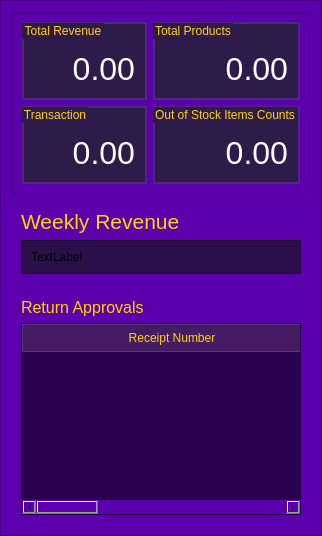
          <widget class="QFrame" name="frame_3">
           <property name="palette">
            <palette>
             <active>
              <colorrole role="WindowText">
               <brush brushstyle="SolidPattern">
                <color alpha="255">
                 <red>255</red>
                 <green>255</green>
                 <blue>255</blue>
                </color>
               </brush>
              </colorrole>
              <colorrole role="Button">
               <brush brushstyle="SolidPattern">
                <color alpha="255">
                 <red>92</red>
                 <green>0</green>
                 <blue>173</blue>
                </color>
               </brush>
              </colorrole>
              <colorrole role="Light">
               <brush brushstyle="SolidPattern">
                <color alpha="255">
                 <red>63</red>
                 <green>0</green>
                 <blue>117</blue>
                </color>
               </brush>
              </colorrole>
              <colorrole role="Midlight">
               <brush brushstyle="SolidPattern">
                <color alpha="255">
                 <red>52</red>
                 <green>0</green>
                 <blue>97</blue>
                </color>
               </brush>
              </colorrole>
              <colorrole role="Dark">
               <brush brushstyle="SolidPattern">
                <color alpha="255">
                 <red>21</red>
                 <green>0</green>
                 <blue>39</blue>
                </color>
               </brush>
              </colorrole>
              <colorrole role="Mid">
               <brush brushstyle="SolidPattern">
                <color alpha="255">
                 <red>28</red>
                 <green>0</green>
                 <blue>52</blue>
                </color>
               </brush>
              </colorrole>
              <colorrole role="Text">
               <brush brushstyle="SolidPattern">
                <color alpha="255">
                 <red>255</red>
                 <green>255</green>
                 <blue>255</blue>
                </color>
               </brush>
              </colorrole>
              <colorrole role="BrightText">
               <brush brushstyle="SolidPattern">
                <color alpha="255">
                 <red>255</red>
                 <green>255</green>
                 <blue>255</blue>
                </color>
               </brush>
              </colorrole>
              <colorrole role="ButtonText">
               <brush brushstyle="SolidPattern">
                <color alpha="255">
                 <red>255</red>
                 <green>255</green>
                 <blue>255</blue>
                </color>
               </brush>
              </colorrole>
              <colorrole role="Base">
               <brush brushstyle="SolidPattern">
                <color alpha="255">
                 <red>92</red>
                 <green>0</green>
                 <blue>173</blue>
                </color>
               </brush>
              </colorrole>
              <colorrole role="Window">
               <brush brushstyle="SolidPattern">
                <color alpha="255">
                 <red>92</red>
                 <green>0</green>
                 <blue>173</blue>
                </color>
               </brush>
              </colorrole>
              <colorrole role="Shadow">
               <brush brushstyle="SolidPattern">
                <color alpha="255">
                 <red>0</red>
                 <green>0</green>
                 <blue>0</blue>
                </color>
               </brush>
              </colorrole>
              <colorrole role="AlternateBase">
               <brush brushstyle="SolidPattern">
                <color alpha="255">
                 <red>21</red>
                 <green>0</green>
                 <blue>39</blue>
                </color>
               </brush>
              </colorrole>
              <colorrole role="ToolTipBase">
               <brush brushstyle="SolidPattern">
                <color alpha="255">
                 <red>255</red>
                 <green>255</green>
                 <blue>220</blue>
                </color>
               </brush>
              </colorrole>
              <colorrole role="ToolTipText">
               <brush brushstyle="SolidPattern">
                <color alpha="255">
                 <red>0</red>
                 <green>0</green>
                 <blue>0</blue>
                </color>
               </brush>
              </colorrole>
              <colorrole role="PlaceholderText">
               <brush brushstyle="SolidPattern">
                <color alpha="127">
                 <red>255</red>
                 <green>255</green>
                 <blue>255</blue>
                </color>
               </brush>
              </colorrole>
              <colorrole role="Accent">
               <brush brushstyle="SolidPattern">
                <color alpha="255">
                 <red>0</red>
                 <green>0</green>
                 <blue>0</blue>
                </color>
               </brush>
              </colorrole>
             </active>
             <inactive>
              <colorrole role="WindowText">
               <brush brushstyle="SolidPattern">
                <color alpha="255">
                 <red>255</red>
                 <green>255</green>
                 <blue>255</blue>
                </color>
               </brush>
              </colorrole>
              <colorrole role="Button">
               <brush brushstyle="SolidPattern">
                <color alpha="255">
                 <red>92</red>
                 <green>0</green>
                 <blue>173</blue>
                </color>
               </brush>
              </colorrole>
              <colorrole role="Light">
               <brush brushstyle="SolidPattern">
                <color alpha="255">
                 <red>63</red>
                 <green>0</green>
                 <blue>117</blue>
                </color>
               </brush>
              </colorrole>
              <colorrole role="Midlight">
               <brush brushstyle="SolidPattern">
                <color alpha="255">
                 <red>52</red>
                 <green>0</green>
                 <blue>97</blue>
                </color>
               </brush>
              </colorrole>
              <colorrole role="Dark">
               <brush brushstyle="SolidPattern">
                <color alpha="255">
                 <red>21</red>
                 <green>0</green>
                 <blue>39</blue>
                </color>
               </brush>
              </colorrole>
              <colorrole role="Mid">
               <brush brushstyle="SolidPattern">
                <color alpha="255">
                 <red>28</red>
                 <green>0</green>
                 <blue>52</blue>
                </color>
               </brush>
              </colorrole>
              <colorrole role="Text">
               <brush brushstyle="SolidPattern">
                <color alpha="255">
                 <red>255</red>
                 <green>255</green>
                 <blue>255</blue>
                </color>
               </brush>
              </colorrole>
              <colorrole role="BrightText">
               <brush brushstyle="SolidPattern">
                <color alpha="255">
                 <red>255</red>
                 <green>255</green>
                 <blue>255</blue>
                </color>
               </brush>
              </colorrole>
              <colorrole role="ButtonText">
               <brush brushstyle="SolidPattern">
                <color alpha="255">
                 <red>255</red>
                 <green>255</green>
                 <blue>255</blue>
                </color>
               </brush>
              </colorrole>
              <colorrole role="Base">
               <brush brushstyle="SolidPattern">
                <color alpha="255">
                 <red>92</red>
                 <green>0</green>
                 <blue>173</blue>
                </color>
               </brush>
              </colorrole>
              <colorrole role="Window">
               <brush brushstyle="SolidPattern">
                <color alpha="255">
                 <red>92</red>
                 <green>0</green>
                 <blue>173</blue>
                </color>
               </brush>
              </colorrole>
              <colorrole role="Shadow">
               <brush brushstyle="SolidPattern">
                <color alpha="255">
                 <red>0</red>
                 <green>0</green>
                 <blue>0</blue>
                </color>
               </brush>
              </colorrole>
              <colorrole role="AlternateBase">
               <brush brushstyle="SolidPattern">
                <color alpha="255">
                 <red>21</red>
                 <green>0</green>
                 <blue>39</blue>
                </color>
               </brush>
              </colorrole>
              <colorrole role="ToolTipBase">
               <brush brushstyle="SolidPattern">
                <color alpha="255">
                 <red>255</red>
                 <green>255</green>
                 <blue>220</blue>
                </color>
               </brush>
              </colorrole>
              <colorrole role="ToolTipText">
               <brush brushstyle="SolidPattern">
                <color alpha="255">
                 <red>0</red>
                 <green>0</green>
                 <blue>0</blue>
                </color>
               </brush>
              </colorrole>
              <colorrole role="PlaceholderText">
               <brush brushstyle="SolidPattern">
                <color alpha="127">
                 <red>255</red>
                 <green>255</green>
                 <blue>255</blue>
                </color>
               </brush>
              </colorrole>
              <colorrole role="Accent">
               <brush brushstyle="SolidPattern">
                <color alpha="255">
                 <red>0</red>
                 <green>0</green>
                 <blue>0</blue>
                </color>
               </brush>
              </colorrole>
             </inactive>
             <disabled>
              <colorrole role="WindowText">
               <brush brushstyle="SolidPattern">
                <color alpha="255">
                 <red>21</red>
                 <green>0</green>
                 <blue>39</blue>
                </color>
               </brush>
              </colorrole>
              <colorrole role="Button">
               <brush brushstyle="SolidPattern">
                <color alpha="255">
                 <red>92</red>
                 <green>0</green>
                 <blue>173</blue>
                </color>
               </brush>
              </colorrole>
              <colorrole role="Light">
               <brush brushstyle="SolidPattern">
                <color alpha="255">
                 <red>63</red>
                 <green>0</green>
                 <blue>117</blue>
                </color>
               </brush>
              </colorrole>
              <colorrole role="Midlight">
               <brush brushstyle="SolidPattern">
                <color alpha="255">
                 <red>52</red>
                 <green>0</green>
                 <blue>97</blue>
                </color>
               </brush>
              </colorrole>
              <colorrole role="Dark">
               <brush brushstyle="SolidPattern">
                <color alpha="255">
                 <red>21</red>
                 <green>0</green>
                 <blue>39</blue>
                </color>
               </brush>
              </colorrole>
              <colorrole role="Mid">
               <brush brushstyle="SolidPattern">
                <color alpha="255">
                 <red>28</red>
                 <green>0</green>
                 <blue>52</blue>
                </color>
               </brush>
              </colorrole>
              <colorrole role="Text">
               <brush brushstyle="SolidPattern">
                <color alpha="255">
                 <red>21</red>
                 <green>0</green>
                 <blue>39</blue>
                </color>
               </brush>
              </colorrole>
              <colorrole role="BrightText">
               <brush brushstyle="SolidPattern">
                <color alpha="255">
                 <red>255</red>
                 <green>255</green>
                 <blue>255</blue>
                </color>
               </brush>
              </colorrole>
              <colorrole role="ButtonText">
               <brush brushstyle="SolidPattern">
                <color alpha="255">
                 <red>21</red>
                 <green>0</green>
                 <blue>39</blue>
                </color>
               </brush>
              </colorrole>
              <colorrole role="Base">
               <brush brushstyle="SolidPattern">
                <color alpha="255">
                 <red>92</red>
                 <green>0</green>
                 <blue>173</blue>
                </color>
               </brush>
              </colorrole>
              <colorrole role="Window">
               <brush brushstyle="SolidPattern">
                <color alpha="255">
                 <red>92</red>
                 <green>0</green>
                 <blue>173</blue>
                </color>
               </brush>
              </colorrole>
              <colorrole role="Shadow">
               <brush brushstyle="SolidPattern">
                <color alpha="255">
                 <red>0</red>
                 <green>0</green>
                 <blue>0</blue>
                </color>
               </brush>
              </colorrole>
              <colorrole role="AlternateBase">
               <brush brushstyle="SolidPattern">
                <color alpha="255">
                 <red>42</red>
                 <green>0</green>
                 <blue>78</blue>
                </color>
               </brush>
              </colorrole>
              <colorrole role="ToolTipBase">
               <brush brushstyle="SolidPattern">
                <color alpha="255">
                 <red>255</red>
                 <green>255</green>
                 <blue>220</blue>
                </color>
               </brush>
              </colorrole>
              <colorrole role="ToolTipText">
               <brush brushstyle="SolidPattern">
                <color alpha="255">
                 <red>0</red>
                 <green>0</green>
                 <blue>0</blue>
                </color>
               </brush>
              </colorrole>
              <colorrole role="PlaceholderText">
               <brush brushstyle="SolidPattern">
                <color alpha="127">
                 <red>21</red>
                 <green>0</green>
                 <blue>39</blue>
                </color>
               </brush>
              </colorrole>
              <colorrole role="Accent">
               <brush brushstyle="SolidPattern">
                <color alpha="255">
                 <red>30</red>
                 <green>0</green>
                 <blue>55</blue>
                </color>
               </brush>
              </colorrole>
             </disabled>
            </palette>
           </property>
           <property name="styleSheet">
            <string notr="true">background-color: #5C00AD;</string>
           </property>
           <property name="frameShape">
            <enum>QFrame::Shape::StyledPanel</enum>
           </property>
           <property name="frameShadow">
            <enum>QFrame::Shadow::Raised</enum>
           </property>
           <layout class="QVBoxLayout" name="verticalLayout_2">
            <item>
             <widget class="QFrame" name="frame_6">
              <property name="maximumSize">
               <size>
                <width>16777215</width>
                <height>250</height>
               </size>
              </property>
              <property name="frameShape">
               <enum>QFrame::Shape::StyledPanel</enum>
              </property>
              <property name="frameShadow">
               <enum>QFrame::Shadow::Raised</enum>
              </property>
              <layout class="QGridLayout" name="gridLayout">
               <item row="0" column="1">
                <widget class="QGroupBox" name="Total_Items">
                 <property name="styleSheet">
                  <string notr="true">QGroupBox {
	color: #FFD500;
    border: 2px solid #4A2A7A;
    background-color: #2F1B4A;
}
</string>
                 </property>
                 <property name="title">
                  <string>Total Products</string>
                 </property>
                 <layout class="QHBoxLayout" name="horizontalLayout_10">
                  <item>
                   <widget class="QPushButton" name="totalitems_expand">
                    <property name="maximumSize">
                     <size>
                      <width>45</width>
                      <height>35</height>
                     </size>
                    </property>
                    <property name="styleSheet">
                     <string notr="true">QPushButton:hover {
	border: 2px solid #ffdd33;
    background-color: #1B0033;    
    color: #ffd500; 
	font-weight: bold;        
	border-radius:5px;      
}
QPushButton:pressed{
	background-color: #520099;
}
QPushButton {
    background: transparent;
    border: none;
}</string>
                    </property>
                    <property name="text">
                     <string/>
                    </property>
                    <property name="icon">
                     <iconset>
                      <normaloff>../../../Downloads/expand_content_24dp_FFD500_FILL0_wght400_GRAD0_opsz24.svg</normaloff>../../../Downloads/expand_content_24dp_FFD500_FILL0_wght400_GRAD0_opsz24.svg</iconset>
                    </property>
                   </widget>
                  </item>
                  <item>
                   <widget class="QLabel" name="totalItems">
                    <property name="styleSheet">
                     <string notr="true">color: #ffffff;
background-color: #2F1B4A;</string>
                    </property>
                    <property name="text">
                     <string>&lt;html&gt;&lt;head/&gt;&lt;body&gt;&lt;p&gt;&lt;span style=&quot; font-size:24pt;&quot;&gt;0.00&lt;/span&gt;&lt;/p&gt;&lt;/body&gt;&lt;/html&gt;</string>
                    </property>
                    <property name="alignment">
                     <set>Qt::AlignmentFlag::AlignRight|Qt::AlignmentFlag::AlignTrailing|Qt::AlignmentFlag::AlignVCenter</set>
                    </property>
                   </widget>
                  </item>
                 </layout>
                </widget>
               </item>
               <item row="0" column="0">
                <widget class="QGroupBox" name="Total_Revenue">
                 <property name="styleSheet">
                  <string notr="true">QGroupBox {
	color: #FFD500;
    border: 2px solid #4A2A7A;
    background-color: #2F1B4A;
}
</string>
                 </property>
                 <property name="title">
                  <string>Total Revenue</string>
                 </property>
                 <property name="checkable">
                  <bool>false</bool>
                 </property>
                 <property name="checked">
                  <bool>false</bool>
                 </property>
                 <layout class="QHBoxLayout" name="horizontalLayout_4">
                  <item>
                   <widget class="QPushButton" name="totalrevenue_expand">
                    <property name="maximumSize">
                     <size>
                      <width>45</width>
                      <height>35</height>
                     </size>
                    </property>
                    <property name="styleSheet">
                     <string notr="true">QPushButton:hover {
	border: 2px solid #ffdd33;
    background-color: #1B0033;    
    color: #ffd500; 
	font-weight: bold;        
	border-radius:5px;      
}
QPushButton:pressed{
	background-color: #520099;
}
QPushButton {
    background: transparent;
    border: none;
}</string>
                    </property>
                    <property name="text">
                     <string/>
                    </property>
                    <property name="icon">
                     <iconset>
                      <normaloff>../../../Downloads/expand_content_24dp_FFE066_FILL0_wght400_GRAD0_opsz24.svg</normaloff>../../../Downloads/expand_content_24dp_FFE066_FILL0_wght400_GRAD0_opsz24.svg</iconset>
                    </property>
                   </widget>
                  </item>
                  <item>
                   <widget class="QLabel" name="totalRev">
                    <property name="autoFillBackground">
                     <bool>false</bool>
                    </property>
                    <property name="styleSheet">
                     <string notr="true">#totalRev{
color: #ffffff;
background-color: #2F1B4A;
}</string>
                    </property>
                    <property name="text">
                     <string>&lt;html&gt;&lt;head/&gt;&lt;body&gt;&lt;p&gt;&lt;span style=&quot; font-size:24pt;&quot;&gt;0.00&lt;/span&gt;&lt;/p&gt;&lt;/body&gt;&lt;/html&gt;</string>
                    </property>
                    <property name="alignment">
                     <set>Qt::AlignmentFlag::AlignRight|Qt::AlignmentFlag::AlignTrailing|Qt::AlignmentFlag::AlignVCenter</set>
                    </property>
                   </widget>
                  </item>
                 </layout>
                </widget>
               </item>
               <item row="1" column="0">
                <widget class="QGroupBox" name="Transaction">
                 <property name="styleSheet">
                  <string notr="true">QGroupBox {
	color: #FFD500;
    border: 2px solid #4A2A7A;
    background-color: #2F1B4A;
}
</string>
                 </property>
                 <property name="title">
                  <string>Transaction</string>
                 </property>
                 <layout class="QHBoxLayout" name="horizontalLayout_9">
                  <item>
                   <widget class="QPushButton" name="transaction_expand">
                    <property name="maximumSize">
                     <size>
                      <width>45</width>
                      <height>35</height>
                     </size>
                    </property>
                    <property name="styleSheet">
                     <string notr="true">QPushButton:hover {
	border: 2px solid #ffdd33;
    background-color: #1B0033;    
    color: #ffd500; 
	font-weight: bold;        
	border-radius:5px;      
}
QPushButton:pressed{
	background-color: #520099;
}
QPushButton {
    background: transparent;
    border: none;
}</string>
                    </property>
                    <property name="text">
                     <string/>
                    </property>
                    <property name="icon">
                     <iconset>
                      <normaloff>../../../Downloads/expand_content_24dp_FFE066_FILL0_wght400_GRAD0_opsz24.svg</normaloff>../../../Downloads/expand_content_24dp_FFE066_FILL0_wght400_GRAD0_opsz24.svg</iconset>
                    </property>
                   </widget>
                  </item>
                  <item>
                   <widget class="QLabel" name="transac">
                    <property name="styleSheet">
                     <string notr="true">color: #ffffff;
background-color: #2F1B4A;</string>
                    </property>
                    <property name="text">
                     <string>&lt;html&gt;&lt;head/&gt;&lt;body&gt;&lt;p&gt;&lt;span style=&quot; font-size:24pt;&quot;&gt;0.00&lt;/span&gt;&lt;/p&gt;&lt;/body&gt;&lt;/html&gt;</string>
                    </property>
                    <property name="alignment">
                     <set>Qt::AlignmentFlag::AlignRight|Qt::AlignmentFlag::AlignTrailing|Qt::AlignmentFlag::AlignVCenter</set>
                    </property>
                   </widget>
                  </item>
                 </layout>
                </widget>
               </item>
               <item row="1" column="1">
                <widget class="QGroupBox" name="OutofStock">
                 <property name="styleSheet">
                  <string notr="true">QGroupBox {
	color: #FFD500;
    border: 2px solid #4A2A7A;
    background-color: #2F1B4A;
}
</string>
                 </property>
                 <property name="title">
                  <string>Out of Stock Items Counts</string>
                 </property>
                 <layout class="QHBoxLayout" name="horizontalLayout_11">
                  <item>
                   <widget class="QPushButton" name="outstock_expand">
                    <property name="maximumSize">
                     <size>
                      <width>45</width>
                      <height>35</height>
                     </size>
                    </property>
                    <property name="styleSheet">
                     <string notr="true">QPushButton:hover {
	border: 2px solid #ffdd33;
    background-color: #1B0033;    
    color: #ffd500; 
	font-weight: bold;        
	border-radius:5px;      
}
QPushButton:pressed{
	background-color: #520099;
}
QPushButton {
    background: transparent;
    border: none;
}</string>
                    </property>
                    <property name="text">
                     <string/>
                    </property>
                    <property name="icon">
                     <iconset>
                      <normaloff>../../../Downloads/expand_content_24dp_FFD500_FILL0_wght400_GRAD0_opsz24.svg</normaloff>../../../Downloads/expand_content_24dp_FFD500_FILL0_wght400_GRAD0_opsz24.svg</iconset>
                    </property>
                   </widget>
                  </item>
                  <item>
                   <widget class="QLabel" name="Counts">
                    <property name="styleSheet">
                     <string notr="true">color: #ffffff;
background-color: #2F1B4A;</string>
                    </property>
                    <property name="text">
                     <string>&lt;html&gt;&lt;head/&gt;&lt;body&gt;&lt;p&gt;&lt;span style=&quot; font-size:24pt;&quot;&gt;0.00&lt;/span&gt;&lt;/p&gt;&lt;/body&gt;&lt;/html&gt;</string>
                    </property>
                    <property name="alignment">
                     <set>Qt::AlignmentFlag::AlignRight|Qt::AlignmentFlag::AlignTrailing|Qt::AlignmentFlag::AlignVCenter</set>
                    </property>
                   </widget>
                  </item>
                 </layout>
                </widget>
               </item>
              </layout>
             </widget>
            </item>
            <item>
             <widget class="QFrame" name="frame_5">
              <property name="maximumSize">
               <size>
                <width>16777215</width>
                <height>16777215</height>
               </size>
              </property>
              <property name="frameShape">
               <enum>QFrame::Shape::NoFrame</enum>
              </property>
              <property name="frameShadow">
               <enum>QFrame::Shadow::Plain</enum>
              </property>
              <layout class="QVBoxLayout" name="verticalLayout_7">
               <item>
                <widget class="QLabel" name="label">
                 <property name="font">
                  <font>
                   <pointsize>16</pointsize>
                  </font>
                 </property>
                 <property name="styleSheet">
                  <string notr="true">color: #ffd500;</string>
                 </property>
                 <property name="text">
                  <string>Weekly Revenue</string>
                 </property>
                </widget>
               </item>
               <item>
                <widget class="QFrame" name="WeeklyRevChart">
                 <property name="styleSheet">
                  <string notr="true">background-color:#2B0F4A
</string>
                 </property>
                 <property name="frameShape">
                  <enum>QFrame::Shape::StyledPanel</enum>
                 </property>
                 <property name="frameShadow">
                  <enum>QFrame::Shadow::Raised</enum>
                 </property>
                 <layout class="QHBoxLayout" name="horizontalLayout_3">
                  <item>
                   <widget class="QLabel" name="label_3">
                    <property name="text">
                     <string>TextLabel</string>
                    </property>
                   </widget>
                  </item>
                 </layout>
                </widget>
               </item>
              </layout>
             </widget>
            </item>
            <item>
             <widget class="QFrame" name="frame_7">
              <property name="frameShape">
               <enum>QFrame::Shape::NoFrame</enum>
              </property>
              <property name="frameShadow">
               <enum>QFrame::Shadow::Plain</enum>
              </property>
              <layout class="QVBoxLayout" name="verticalLayout_8">
               <item>
                <widget class="QLabel" name="label_2">
                 <property name="font">
                  <font>
                   <pointsize>12</pointsize>
                  </font>
                 </property>
                 <property name="styleSheet">
                  <string notr="true">color: #ffd500
;</string>
                 </property>
                 <property name="text">
                  <string>Return Approvals</string>
                 </property>
                </widget>
               </item>
               <item>
                <widget class="QTableWidget" name="Approvaltable">
                 <property name="styleSheet">
                  <string notr="true">QTableWidget {
    background-color: #2A004E; 
    gridline-color: #5C3278;   
    color: #E0C2FF;             
    selection-background-color: #FFD500; 
    selection-color: #2A004E;           
}

QHeaderView::section {
    background-color: #451B63; 
    color: #FFD500;            
    border: 1px solid #5C3278;
    padding: 4px;
}

QTableWidget::item:hover {
    background-color: #3A105A; 
}</string>
                 </property>
                 <property name="editTriggers">
                  <set>QAbstractItemView::EditTrigger::NoEditTriggers</set>
                 </property>
                 <property name="showGrid">
                  <bool>false</bool>
                 </property>
                 <attribute name="horizontalHeaderVisible">
                  <bool>true</bool>
                 </attribute>
                 <attribute name="horizontalHeaderDefaultSectionSize">
                  <number>300</number>
                 </attribute>
                 <attribute name="verticalHeaderVisible">
                  <bool>false</bool>
                 </attribute>
                 <row>
                  <property name="text">
                   <string>New Row</string>
                  </property>
                 </row>
                 <column>
                  <property name="text">
                   <string>Receipt Number</string>
                  </property>
                 </column>
                 <column>
                  <property name="text">
                   <string>Staff</string>
                  </property>
                 </column>
                 <column>
                  <property name="text">
                   <string>Reason</string>
                  </property>
                 </column>
                 <column>
                  <property name="text">
                   <string>Status</string>
                  </property>
                 </column>
                 <item row="0" column="0">
                  <property name="text">
                   <string/>
                  </property>
                 </item>
                </widget>
               </item>
              </layout>
             </widget>
            </item>
           </layout>
          </widget>
